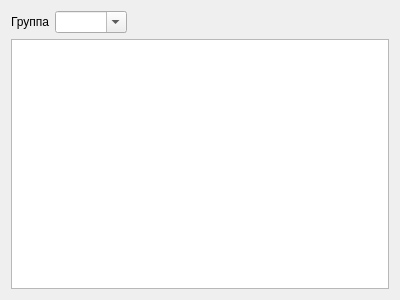
<?xml version="1.0" encoding="UTF-8"?>
<ui version="4.0">
 <class>class_balans_group_client</class>
 <widget class="QWidget" name="class_balans_group_client">
  <property name="geometry">
   <rect>
    <x>0</x>
    <y>0</y>
    <width>400</width>
    <height>300</height>
   </rect>
  </property>
  <property name="windowTitle">
   <string>Form</string>
  </property>
  <layout class="QGridLayout" name="gridLayout">
   <item row="0" column="0">
    <layout class="QHBoxLayout" name="horizontalLayout">
     <item>
      <widget class="QLabel" name="label">
       <property name="text">
        <string>Группа</string>
       </property>
      </widget>
     </item>
     <item>
      <widget class="QComboBox" name="comboBox_group">
       <property name="maximumSize">
        <size>
         <width>200</width>
         <height>16777215</height>
        </size>
       </property>
       <property name="editable">
        <bool>true</bool>
       </property>
       <property name="insertPolicy">
        <enum>QComboBox::NoInsert</enum>
       </property>
      </widget>
     </item>
     <item>
      <spacer name="horizontalSpacer">
       <property name="orientation">
        <enum>Qt::Horizontal</enum>
       </property>
       <property name="sizeHint" stdset="0">
        <size>
         <width>40</width>
         <height>20</height>
        </size>
       </property>
      </spacer>
     </item>
    </layout>
   </item>
   <item row="1" column="0">
    <widget class="QTableView" name="tableView"/>
   </item>
  </layout>
 </widget>
 <resources/>
 <connections/>
</ui>
